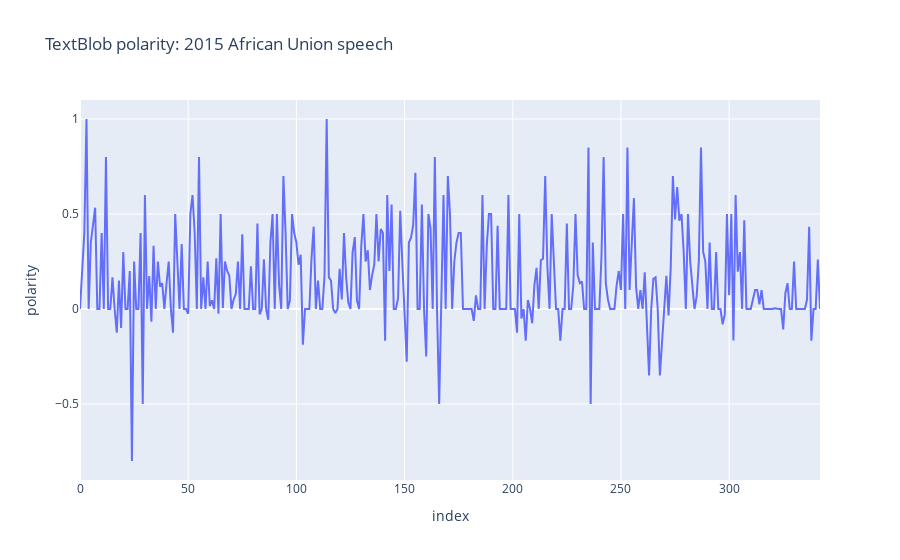

The notebook cell saved with this chart:
### Code cell
plot_this= pd.DataFrame(allspeeches.loc[0:342, '2015-07-28'])
fig = px.line(plot_this, x=plot_this.index, y="2015-07-28",
              labels={'2015-07-28':'polarity'},
             title='TextBlob polarity: 2015 African Union speech')
fig.show()

### Figure 1 — Plotly figure (JSON) as saved in the notebook; plotly's stock layout.template omitted (floating-point values rounded to 4 significant figures; data arrays with more than 128 entries replaced by an {"elided": "..."} marker saying what was removed)
{"data": [{"hovertemplate": "index=%{x}<br>polarity=%{y}<extra></extra>", "legendgroup": "", "line": {"color": "#636efa", "dash": "solid"}, "marker": {"symbol": "circle"}, "mode": "lines", "name": "", "orientation": "v", "showlegend": false, "type": "scatter", "x": {"elided": "343 int values"}, "xaxis": "x", "y": {"elided": "343 float values"}, "yaxis": "y"}], "layout": {"legend": {"tracegroupgap": 0}, "title": {"text": "TextBlob polarity: 2015 African Union speech"}, "xaxis": {"anchor": "y", "domain": [0, 1], "title": {"text": "index"}}, "yaxis": {"anchor": "x", "domain": [0, 1], "title": {"text": "polarity"}}}}
